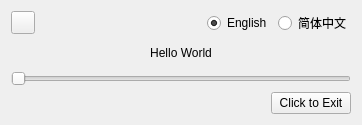
<?xml version="1.0" encoding="UTF-8"?>
<ui version="4.0">
 <class>Widget</class>
 <widget class="QWidget" name="Widget">
  <property name="geometry">
   <rect>
    <x>0</x>
    <y>0</y>
    <width>362</width>
    <height>125</height>
   </rect>
  </property>
  <property name="windowTitle">
   <string>Form</string>
  </property>
  <layout class="QVBoxLayout" name="verticalLayout">
   <item>
    <layout class="QHBoxLayout" name="horizontalLayout">
     <item>
      <widget class="QToolButton" name="toolButton">
       <property name="text">
        <string/>
       </property>
       <property name="popupMode">
        <enum>QToolButton::InstantPopup</enum>
       </property>
      </widget>
     </item>
     <item>
      <spacer name="horizontalSpacer">
       <property name="orientation">
        <enum>Qt::Horizontal</enum>
       </property>
       <property name="sizeHint" stdset="0">
        <size>
         <width>40</width>
         <height>20</height>
        </size>
       </property>
      </spacer>
     </item>
     <item>
      <widget class="QRadioButton" name="radioButton">
       <property name="text">
        <string>English</string>
       </property>
       <property name="checked">
        <bool>true</bool>
       </property>
      </widget>
     </item>
     <item>
      <widget class="QRadioButton" name="radioButton_2">
       <property name="text">
        <string>简体中文</string>
       </property>
      </widget>
     </item>
    </layout>
   </item>
   <item>
    <spacer name="verticalSpacer">
     <property name="orientation">
      <enum>Qt::Vertical</enum>
     </property>
     <property name="sizeHint" stdset="0">
      <size>
       <width>20</width>
       <height>40</height>
      </size>
     </property>
    </spacer>
   </item>
   <item>
    <widget class="QLabel" name="label">
     <property name="text">
      <string>Hello World</string>
     </property>
     <property name="alignment">
      <set>Qt::AlignCenter</set>
     </property>
    </widget>
   </item>
   <item>
    <spacer name="verticalSpacer_2">
     <property name="orientation">
      <enum>Qt::Vertical</enum>
     </property>
     <property name="sizeHint" stdset="0">
      <size>
       <width>20</width>
       <height>40</height>
      </size>
     </property>
    </spacer>
   </item>
   <item>
    <widget class="QSlider" name="horizontalSlider">
     <property name="orientation">
      <enum>Qt::Horizontal</enum>
     </property>
    </widget>
   </item>
   <item>
    <layout class="QHBoxLayout" name="horizontalLayout_2">
     <item>
      <spacer name="horizontalSpacer_2">
       <property name="orientation">
        <enum>Qt::Horizontal</enum>
       </property>
       <property name="sizeHint" stdset="0">
        <size>
         <width>40</width>
         <height>20</height>
        </size>
       </property>
      </spacer>
     </item>
     <item>
      <widget class="QPushButton" name="pushButton">
       <property name="text">
        <string>Click to Exit</string>
       </property>
      </widget>
     </item>
    </layout>
   </item>
  </layout>
 </widget>

 <resources/>
 <connections>
  <connection>
   <sender>pushButton</sender>
   <signal>clicked()</signal>
   <receiver>Widget</receiver>
   <slot>exitApp()</slot>
   <hints>
    <hint type="sourcelabel">
     <x>303</x>
     <y>101</y>
    </hint>
    <hint type="destinationlabel">
     <x>333</x>
     <y>70</y>
    </hint>
   </hints>
  </connection>
  <connection>
   <sender>radioButton</sender>
   <signal>toggled(bool)</signal>
   <receiver>Widget</receiver>
   <slot>applyEnglishLang(bool)</slot>
   <hints>
    <hint type="sourcelabel">
     <x>256</x>
     <y>20</y>
    </hint>
    <hint type="destinationlabel">
     <x>247</x>
     <y>91</y>
    </hint>
   </hints>
  </connection>
  <connection>
   <sender>radioButton_2</sender>
   <signal>toggled(bool)</signal>
   <receiver>Widget</receiver>
   <slot>applyChineseLang(bool)</slot>
   <hints>
    <hint type="sourcelabel">
     <x>297</x>
     <y>22</y>
    </hint>
    <hint type="destinationlabel">
     <x>270</x>
     <y>73</y>
    </hint>
   </hints>
  </connection>
 </connections>
 <slots>
  <slot>exitApp()</slot>
  <slot>applyEnglishLang(bool)</slot>
  <slot>applyChineseLang(bool)</slot>
 </slots>
</ui>
